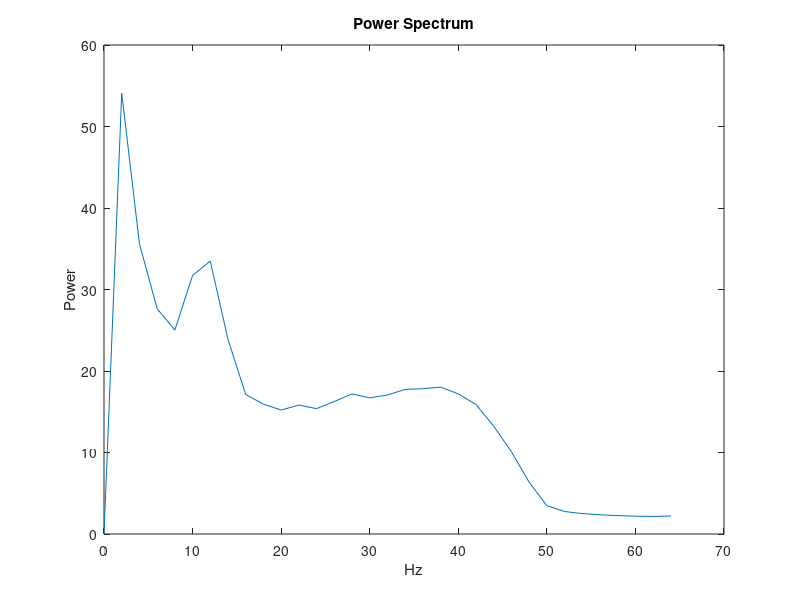

Here is the MATLAB script that generated this plot:
%% loading data and setting data capture variables 
close all; clear;
data = load('camilo_rest_data_2.mat');   % loads a sample set of data
data = data.temp;           

Fs= 128;                            % sampling Frequency
epochLength = 0.5;                  % length of epochs wanted (sec)

tElapsed= 1/Fs;                     % time elapsed per sample 
N = length(data);                   % number of samples 
t = (0:N-1)*tElapsed;               % time vector (in sec)

epochN = floor(epochLength*Fs);     % number of samples in an epoch
nWins = floor(N/Fs);                % number of windows in data set
fVec = linspace(0,Fs/2,epochN/2+1); % frequency vector resolved by fft

nChans = size(data,2);              % number of channels in data set

%% test signal (for debugging only)
% f1 = 60; f2 = 30; f3 = 15;      %sample sine wav freqs
% data = sin(2*pi*t*f1)+sin(2*pi*t*f2)+sin(2*pi*t*f3);
% data = data';                   %transposing to original convention

%% creating and implementing low pass filter to exclude 60 Hz noise
n = 200;             % filter order
% f = [0   .02 .06 .76 .80  1];  % frequency (as fraction of Nyquist freq, i.e. 1=Nyquist f)
% a = [0    0   1   1   0   0]; % band pass filter (5-50Hz)
f = [0 .76 .80  1]; % frequency (as fraction of Nyquist freq, i.e. 1=Nyquist f)
a = [1   1   0  0]; % low pass filter (50 Hz)
b = firls(n,f,a);   % creating filter

% Computing filtered result 
dataFilt = NaN(size(data));
for channel = 1:size(data,2)
    dataFilt(:,channel) = filtfilt(b,a,data(:,channel));
end    
clear channel

%% plotting frequency response of the filter (if wanted)
% [h,w] = freqz(b,1,n,2);
% % Plot filter kernel + frequency response of actual and ideal filter
% figure; subplot(1,2,1); plot(b); title('Filter kernel')
% subplot(1,2,2); plot(w,abs(h))
% hold on; plot(f,a,'r.-'); title('Frequency response of filter')
% legend('Actual', 'Ideal')

%% Segmenting epochs

segDataFilt = NaN(nWins, epochN, nChans);   %initializing segmented data size
for epoch = 1:nWins
    inds = (epoch-1)*epochN+1:epoch*epochN;
    segDataFilt(epoch,:,:) = dataFilt(inds,:);
end
clear inds epoch 

%% taking fft of data
bucketN = epochN;   %number of f-buckets = number of samples per epoch
fftSegDataFilt = NaN(bucketN, nWins, nChans); % initializing
% fft coeffs   =  f-bucket, epoch number , channel number
for channel = 1:nChans
    for epoch = 1:nWins
        % detrending the data within each and every epoch
        segDataFilt(epoch,:,channel) = detrend(segDataFilt(epoch,:,channel));
        % taking the fft of each epoch
        fftSegDataFilt(:,epoch,channel) = fft(segDataFilt(epoch,:,channel));
    end
end
fftSegDataFilt = abs(fftSegDataFilt);       %taking magnitude of complex (power)

meanFFT = squeeze(mean(fftSegDataFilt,2));  %taking mean across all epochs
meanFFT = squeeze(mean(meanFFT,2));         %taking mean across all chans
meanFFT = meanFFT(1:epochN/2+1);            %eliminating coeffs for neg. freqs


%% Plotting power spectrum
figure;
plot(fVec,meanFFT);     
title('Power Spectrum'); xlabel('Hz'); ylabel('Power'); 


